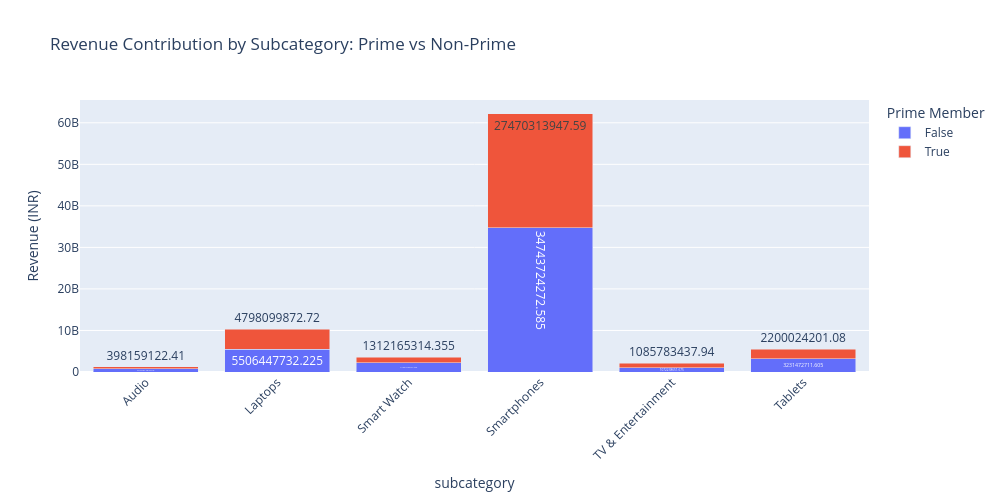

The code cell stored with this chart in its notebook:
### Code cell
#-------------------------------
#EDA 6- PRIME MEMBERSHIP IMPACT
#-------------------------------
import pandas as pd
import matplotlib.pyplot as plt
import seaborn as sns
import plotly.express as px


# Average Order Value (AOV) by Prime membership
aov = df_clean.groupby('is_prime_member')['final_amount_inr_cleaned'].mean().reset_index()
aov.columns = ['Prime Member', 'Average Order Value (INR)']

# Bar chart for AOV
plt.figure(figsize=(8,5))
sns.barplot(x='Prime Member', y='Average Order Value (INR)', data=aov, palette='Set2')
plt.title('Average Order Value by Prime Membership')
plt.show()

# Order Frequency per customer
order_freq = df_clean.groupby(['customer_id', 'is_prime_member']).size().reset_index(name='order_count')
freq_summary = order_freq.groupby('is_prime_member')['order_count'].mean().reset_index()
freq_summary.columns = ['Prime Member', 'Average Order Frequency']

# Bar chart for order frequency
plt.figure(figsize=(8,5))
sns.barplot(x='Prime Member', y='Average Order Frequency', data=freq_summary, palette='Set3')
plt.title('Average Order Frequency by Prime Membership')
plt.show()

# Category/Subcategory preferences
category_pref = df_clean.groupby(['subcategory', 'is_prime_member'])['final_amount_inr_cleaned'].sum().reset_index()

# Interactive stacked bar chart for category preferences
fig = px.bar(category_pref, 
             x='subcategory', 
             y='final_amount_inr_cleaned', 
             color='is_prime_member',
             labels={'final_amount_inr_cleaned':'Revenue (INR)', 'is_prime_member':'Prime Member'},
             title='Revenue Contribution by Subcategory: Prime vs Non-Prime',
             text='final_amount_inr_cleaned')
fig.update_layout(xaxis_tickangle=-45, barmode='stack', width=1000, height=500)
fig.show()

# Heatmap for average revenue per subcategory by Prime status
heatmap_data = df_clean.groupby(['subcategory', 'is_prime_member'])['final_amount_inr_cleaned'].mean().unstack()
plt.figure(figsize=(12,6))
sns.heatmap(heatmap_data, annot=True, fmt=".0f", cmap="YlGnBu")
plt.title('Average Revenue per Subcategory by Prime Membership')
plt.ylabel('Subcategory')
plt.show()

### Figure 1 — Plotly figure (JSON) as saved in the notebook; plotly's stock layout.template omitted (floating-point values rounded to 4 significant figures)
{"data": [{"alignmentgroup": "True", "hovertemplate": "Prime Member=False<br>subcategory=%{x}<br>Revenue (INR)=%{text}<extra></extra>", "legendgroup": "False", "marker": {"color": "#636efa", "pattern": {"shape": ""}}, "name": "False", "offsetgroup": "False", "orientation": "v", "showlegend": true, "text": [817900000.0, 5506000000.0, 2194000000.0, 34740000000.0, 1072000000.0, 3231000000.0], "textposition": "auto", "type": "bar", "x": ["Audio", "Laptops", "Smart Watch", "Smartphones", "TV & Entertainment", "Tablets"], "xaxis": "x", "y": [817900000.0, 5506000000.0, 2194000000.0, 34740000000.0, 1072000000.0, 3231000000.0], "yaxis": "y"}, {"alignmentgroup": "True", "hovertemplate": "Prime Member=True<br>subcategory=%{x}<br>Revenue (INR)=%{text}<extra></extra>", "legendgroup": "True", "marker": {"color": "#EF553B", "pattern": {"shape": ""}}, "name": "True", "offsetgroup": "True", "orientation": "v", "showlegend": true, "text": [398200000.0, 4798000000.0, 1312000000.0, 27470000000.0, 1086000000.0, 2200000000.0], "textposition": "auto", "type": "bar", "x": ["Audio", "Laptops", "Smart Watch", "Smartphones", "TV & Entertainment", "Tablets"], "xaxis": "x", "y": [398200000.0, 4798000000.0, 1312000000.0, 27470000000.0, 1086000000.0, 2200000000.0], "yaxis": "y"}], "layout": {"barmode": "stack", "height": 500, "legend": {"title": {"text": "Prime Member"}, "tracegroupgap": 0}, "title": {"text": "Revenue Contribution by Subcategory: Prime vs Non-Prime"}, "width": 1000, "xaxis": {"anchor": "y", "domain": [0, 1], "tickangle": -45, "title": {"text": "subcategory"}}, "yaxis": {"anchor": "x", "domain": [0, 1], "title": {"text": "Revenue (INR)"}}}}
